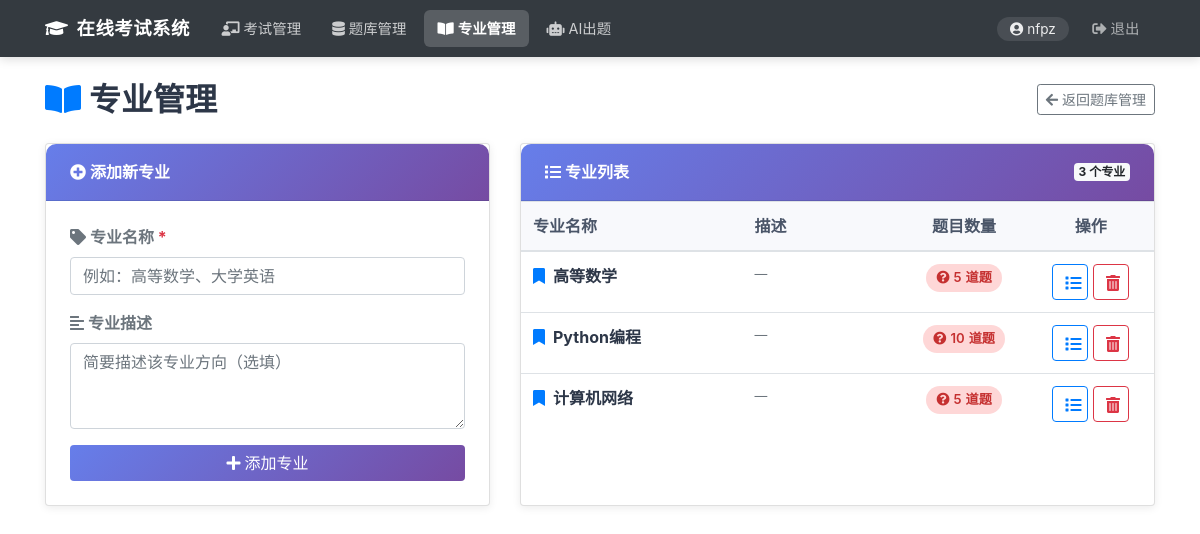
The app's page /majors (signed in) with its own data.
### database/models.py (models this page shows, shortened)
class User(db.Model, UserMixin):
    id = db.Column(db.Integer, primary_key=True)
    username = db.Column(db.String(20), unique=True, nullable=False)
    email = db.Column(db.String(120), unique=True)  # , nullable=False)
    password_hash = db.Column(db.String(60), nullable=False)
    role = db.Column(db.String(20), nullable=False)
    created_at = db.Column(db.DateTime, nullable=False, default=datetime.utcnow)
    def is_teacher(self):
        return self.role == RoleEnum.TEACHER

class Major(db.Model):
    id = db.Column(db.Integer, primary_key=True)
    name = db.Column(db.String(50), unique=True, nullable=False)
    description = db.Column(db.Text)
    questions = db.relationship('Question', backref='major', lazy=True, cascade='all, delete-orphan')

### question_bank/routes.py (the view, shortened to what this page needs)
@question_bp.route("/majors", methods=['GET', 'POST'])
@login_required
def manage_majors():
    if not current_user.is_teacher():
        flash('无权访问', 'danger')
        return redirect(url_for('home'))
    majors = Major.query.all()
    return render_template('questions/majors.html', majors=majors)

### app.py (called while the page is built, shortened)
@login_manager.user_loader
def load_user(user_id):
    from database.models import User
    return db.session.get(User, int(user_id))

@app.before_request
def auto_end_expired_exams():
    from database.models import Exam, ExamSession, ExamStatusEnum, Answer, ExamQuestion, Result, Question, QuestionTypeEnum
    OBJECTIVE_TYPES = {'single_choice', 'multiple_choice', 'true_false', 'fill_blank'}
    try:
        now = datetime.now()
        expired_exams = Exam.query.filter(
            Exam.status == ExamStatusEnum.PUBLISHED,
            Exam.end_time < now
        ).all()
        if expired_exams:
            db.session.commit()
    except Exception:
        db.session.rollback()

### templates/questions/majors.html (shortened to what this page needs)
<!DOCTYPE html>
<html lang="zh-CN">
<head>
    <link rel="stylesheet" href="https://maxcdn.bootstrapcdn.com/bootstrap/4.5.2/css/bootstrap.min.css">
    <link rel="stylesheet" href="https://cdnjs.cloudflare.com/ajax/libs/font-awesome/5.15.4/css/all.min.css">
</head>
<body>
    {% include 'layout/header.html' %}
    <div class="container mt-4">
        <div class="page-header">
            <h2><i class="fas fa-book-open mr-2 text-primary"></i>专业管理</h2>
            <a href="{{ url_for('question_bank.list_questions') }}" class="btn btn-outline-secondary btn-sm">
                <i class="fas fa-arrow-left mr-1"></i>返回题库管理
            </a>
        </div>
        <div class="row">
            <div class="col-lg-5 mb-4">
                <div class="card h-100">
                    <div class="card-header px-4 py-3">
                        <i class="fas fa-plus-circle mr-1"></i>添加新专业
                    </div>
                    <div class="card-body p-4">
                        <form method="POST" id="addMajorForm">
                            <div class="form-group">
                                <label for="name" class="font-weight-bold text-secondary">
                                    <i class="fas fa-tag mr-1"></i>专业名称 <span class="text-danger">*</span>
                                </label>
                                <input type="text" class="form-control" id="name" name="name"
                                       placeholder="例如：高等数学、大学英语" required maxlength="50">
                            </div>
                            <div class="form-group">
                                <label for="description" class="font-weight-bold text-secondary">
                                    <i class="fas fa-align-left mr-1"></i>专业描述
                                </label>
                                <textarea class="form-control" id="description" name="description"
                                          rows="3" placeholder="简要描述该专业方向（选填）" maxlength="500"></textarea>
                            </div>
                            <button type="submit" class="btn btn-primary btn-block mt-3"
                                    style="background: linear-gradient(135deg, #667eea, #764ba2); border: none;">
                                <i class="fas fa-plus mr-1"></i>添加专业
                            </button>
                        </form>
                    </div>
                </div>
            </div>
            <div class="col-lg-7 mb-4">
                <div class="card h-100">
                    <div class="card-header px-4 py-3 d-flex justify-content-between align-items-center">
                        <span><i class="fas fa-list mr-1"></i>专业列表</span>
                        <span class="badge badge-light">{{ majors|length }} 个专业</span>
                    </div>
                    <div class="card-body p-0">
                        {% if majors %}
                        <div class="table-responsive">
                            <table class="table table-hover mb-0">
                                <thead>
                                    <tr>
                                        <th style="width:35%">专业名称</th>
                                        <th style="width:25%">描述</th>
                                        <th style="width:20%" class="text-center">题目数量</th>
                                        <th style="width:20%" class="text-center">操作</th>
                                    </tr>
                                </thead>
                                <tbody>
                                    {% for major in majors %}
                                    <tr>
                                        <td class="font-weight-bold text-dark">
                                            <a href="{{ url_for('question_bank.list_questions', major_id=major.id) }}"
                                               class="major-name-link" title="点击查看该专业的题库">
                                                <i class="fas fa-bookmark text-primary mr-2"></i>{{ major.name }}
                                            </a>
                                        </td>
                                        <td class="text-muted small">
                                            {{ major.description if major.description else '—' }}
                                        </td>
                                        <td class="text-center">
                                            <span class="stat-badge {{ 'has-questions' if major.questions|length > 0 else 'no-questions' }}"
                                                  id="badge-{{ major.id }}">
                                                <i class="fas fa-question-circle"></i>
                                                <span id="count-{{ major.id }}">{{ major.questions|length }}</span> 道题
                                            </span>
                                        </td>
                                        <td class="text-center">
                                            <a href="{{ url_for('question_bank.list_questions', major_id=major.id) }}"
                                               class="btn btn-outline-primary btn-del" title="查看题库">
                                                <i class="fas fa-list"></i>
                                            </a>
                                            <button class="btn btn-outline-danger btn-del"
                                                    onclick="openDeleteModal({{ major.id }}, '{{ major.name }}')"
                                                    title="删除专业">
                                                <i class="fas fa-trash-alt"></i>
                                            </button>
                                        </td>
                                    </tr>
                                    {% endfor %}
                                </tbody>
                            </table>
                        </div>
                        {% else %}
                        <div class="empty-state">
                            <i class="fas fa-folder-open d-block"></i>
                            <p>暂无专业，请在左侧添加</p>
                        </div>
                        {% endif %}
                    </div>
                </div>
            </div>
        </div>
    </div>
</body>
</html>

### templates/layout/header.html (shortened to what this page needs)
<!DOCTYPE html>
<html lang="zh-CN">
<head>
    <link rel="stylesheet" href="https://maxcdn.bootstrapcdn.com/bootstrap/4.5.2/css/bootstrap.min.css">
    <link rel="stylesheet" href="https://cdnjs.cloudflare.com/ajax/libs/font-awesome/5.15.4/css/all.min.css">
</head>
<body>
    <nav class="navbar navbar-expand-lg navbar-dark bg-dark">
        <div class="container">
            <a class="navbar-brand" href="/">
                <i class="fas fa-graduation-cap mr-2"></i>在线考试系统
            </a>
            <div class="collapse navbar-collapse" id="mainNav">
                <ul class="navbar-nav mr-auto">
                    {% if current_user.is_authenticated %}
                        {% if current_user.is_teacher() %}
                            <li class="nav-item">
                                <a class="nav-link" data-path="/dashboard" href="{{ url_for('exam.dashboard') }}">
                                    <i class="fas fa-chalkboard-teacher mr-1"></i>考试管理
                                </a>
                            </li>
                            <li class="nav-item">
                                <a class="nav-link" data-path="/questions" href="{{ url_for('question_bank.list_questions') }}">
                                    <i class="fas fa-database mr-1"></i>题库管理
                                </a>
                            </li>
                            <li class="nav-item">
                                <a class="nav-link" data-path="/majors" href="{{ url_for('question_bank.manage_majors') }}">
                                    <i class="fas fa-book-open mr-1"></i>专业管理
                                </a>
                            </li>
                            <li class="nav-item">
                                <a class="nav-link" data-path="/ai/generate" href="{{ url_for('ai.generate_questions') }}">
                                    <i class="fas fa-robot mr-1"></i>AI出题
                                </a>
                            </li>
                        {% endif %}
                    {% endif %}
                </ul>
                <ul class="navbar-nav align-items-center">
                    {% if current_user.is_authenticated %}
                        <li class="nav-item">
                            <span class="user-badge">
                                <i class="fas fa-user-circle mr-1"></i>{{ current_user.username }}
                            </span>
                        </li>
                        <li class="nav-item">
                            <a class="nav-link logout-link" href="{{ url_for('auth.logout') }}">
                                <i class="fas fa-sign-out-alt mr-1"></i>退出
                            </a>
                        </li>
                    {% endif %}
                </ul>
            </div>
        </div>
    </nav>

### templates/questions/majors.html (style rules this page uses)
body { background-color: #f5f7fa; }
.page-header { display: flex; align-items: center; justify-content: space-between; margin-bottom: 1.5rem; }
.page-header h2 { margin: 0; font-weight: 600; color: #2d3748; }
.card { border: none; box-shadow: 0 2px 8px rgba(0,0,0,0.08); border-radius: 10px; }
.card-header { background: linear-gradient(135deg, #667eea, #764ba2); color: white; font-weight: 600; border-radius: 10px 10px 0 0 !important; }
.table thead th { background-color: #f8f9fc; font-weight: 600; color: #4a5568; border-bottom: 2px solid #e2e8f0; }
.table td { vertical-align: middle; }
.btn-del { width: 36px; height: 36px; padding: 0; display: inline-flex; align-items: center; justify-content: center; border-radius: 8px; }
.major-name-link { color: #2d3748; text-decoration: none; transition: color 0.2s; }
.stat-badge { display: inline-flex; align-items: center; gap: 4px; padding: 4px 10px; border-radius: 20px; font-size: 0.82rem; font-weight: 600; }
.stat-badge.has-questions { background-color: #fed7d7; color: #c53030; }

### templates/layout/header.html (style rules this page uses)
.navbar { box-shadow: 0 2px 10px rgba(0,0,0,0.15); padding: 0.6rem 1rem; }
.navbar-brand { font-weight: 700; font-size: 1.15rem; letter-spacing: 0.5px; }
.navbar .nav-link { padding: 0.5rem 0.85rem !important; border-radius: 6px; margin: 0 2px; font-size: 0.9rem; transition: all 0.2s ease; color: rgba(255,255,255,0.75) !important; }
.navbar .nav-link.active { background: rgba(255,255,255,0.18) !important; color: #fff !important; font-weight: 600; }
.navbar .user-badge { color: rgba(255,255,255,0.9); font-size: 0.85rem; background: rgba(255,255,255,0.1); border-radius: 20px; padding: 0.25rem 0.8rem; margin-right: 0.5rem; }
.navbar .nav-link.logout-link { color: rgba(255,255,255,0.6) !important; }

### records on screen
User: username "nfpz"
Major: name "高等数学", description "—", questions|length "5"
Major: name "Python编程", description "—", questions|length "10"
Major: name "计算机网络", description "—", questions|length "5"

### other values on screen
{{ majors|length }} "3"
